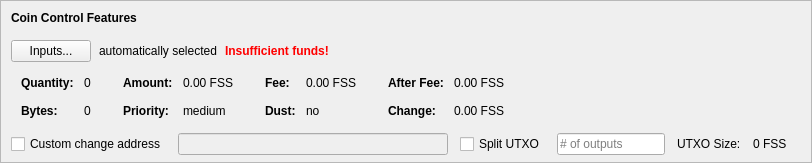
    <widget class="QFrame" name="frameCoinControl">
     <property name="sizePolicy">
      <sizepolicy hsizetype="Expanding" vsizetype="Expanding">
       <horstretch>0</horstretch>
       <verstretch>0</verstretch>
      </sizepolicy>
     </property>
     <property name="maximumSize">
      <size>
       <width>16777215</width>
       <height>16777215</height>
      </size>
     </property>
     <property name="frameShape">
      <enum>QFrame::StyledPanel</enum>
     </property>
     <property name="frameShadow">
      <enum>QFrame::Sunken</enum>
     </property>
     <layout class="QVBoxLayout" name="verticalLayoutCoinControl2">
      <property name="spacing">
       <number>0</number>
      </property>
      <property name="leftMargin">
       <number>0</number>
      </property>
      <property name="topMargin">
       <number>0</number>
      </property>
      <property name="rightMargin">
       <number>0</number>
      </property>
      <property name="bottomMargin">
       <number>6</number>
      </property>
      <item>
       <layout class="QVBoxLayout" name="verticalLayoutCoinControl" stretch="0,0,0,0,1">
        <property name="spacing">
         <number>0</number>
        </property>
        <property name="leftMargin">
         <number>10</number>
        </property>
        <property name="topMargin">
         <number>10</number>
        </property>
        <item>
         <layout class="QHBoxLayout" name="horizontalLayoutCoinControl1">
          <property name="bottomMargin">
           <number>15</number>
          </property>
          <item>
           <widget class="QLabel" name="labelCoinControlFeatures">
            <property name="sizePolicy">
             <sizepolicy hsizetype="Preferred" vsizetype="Maximum">
              <horstretch>0</horstretch>
              <verstretch>0</verstretch>
             </sizepolicy>
            </property>
            <property name="font">
             <font>
              <weight>75</weight>
              <bold>true</bold>
             </font>
            </property>
            <property name="styleSheet">
             <string notr="true">font-weight:bold;</string>
            </property>
            <property name="text">
             <string>Coin Control Features</string>
            </property>
           </widget>
          </item>
         </layout>
        </item>
        <item>
         <layout class="QHBoxLayout" name="horizontalLayoutCoinControl2" stretch="0,0,0,0">
          <property name="spacing">
           <number>8</number>
          </property>
          <property name="bottomMargin">
           <number>10</number>
          </property>
          <item>
           <widget class="QPushButton" name="pushButtonCoinControl">
            <property name="styleSheet">
             <string notr="true"/>
            </property>
            <property name="text">
             <string>Inputs...</string>
            </property>
            <property name="autoDefault">
             <bool>false</bool>
            </property>
           </widget>
          </item>
          <item>
           <widget class="QLabel" name="labelCoinControlAutomaticallySelected">
            <property name="text">
             <string>automatically selected</string>
            </property>
            <property name="margin">
             <number>5</number>
            </property>
           </widget>
          </item>
          <item>
           <widget class="QLabel" name="labelCoinControlInsuffFunds">
            <property name="font">
             <font>
              <weight>75</weight>
              <bold>true</bold>
             </font>
            </property>
            <property name="styleSheet">
             <string notr="true">color:red;font-weight:bold;</string>
            </property>
            <property name="text">
             <string>Insufficient funds!</string>
            </property>
            <property name="margin">
             <number>5</number>
            </property>
           </widget>
          </item>
          <item>
           <spacer name="horizontalSpacerCoinControl">
            <property name="orientation">
             <enum>Qt::Horizontal</enum>
            </property>
            <property name="sizeHint" stdset="0">
             <size>
              <width>40</width>
              <height>1</height>
             </size>
            </property>
           </spacer>
          </item>
         </layout>
        </item>
        <item>
         <widget class="QWidget" name="widgetCoinControl" native="true">
          <property name="sizePolicy">
           <sizepolicy hsizetype="Preferred" vsizetype="Preferred">
            <horstretch>0</horstretch>
            <verstretch>0</verstretch>
           </sizepolicy>
          </property>
          <property name="minimumSize">
           <size>
            <width>0</width>
            <height>0</height>
           </size>
          </property>
          <property name="styleSheet">
           <string notr="true"/>
          </property>
          <layout class="QHBoxLayout" name="horizontalLayoutCoinControl5">
           <property name="leftMargin">
            <number>0</number>
           </property>
           <property name="topMargin">
            <number>0</number>
           </property>
           <property name="rightMargin">
            <number>0</number>
           </property>
           <property name="bottomMargin">
            <number>0</number>
           </property>
           <item>
            <layout class="QHBoxLayout" name="horizontalLayoutCoinControl3" stretch="0,0,0,1">
             <property name="spacing">
              <number>20</number>
             </property>
             <property name="topMargin">
              <number>0</number>
             </property>
             <property name="bottomMargin">
              <number>10</number>
             </property>
             <item>
              <layout class="QFormLayout" name="formLayoutCoinControl1">
               <property name="horizontalSpacing">
                <number>10</number>
               </property>
               <property name="verticalSpacing">
                <number>14</number>
               </property>
               <property name="leftMargin">
                <number>10</number>
               </property>
               <property name="topMargin">
                <number>4</number>
               </property>
               <property name="rightMargin">
                <number>6</number>
               </property>
               <item row="0" column="0">
                <widget class="QLabel" name="labelCoinControlQuantityText">
                 <property name="font">
                  <font>
                   <weight>75</weight>
                   <bold>true</bold>
                  </font>
                 </property>
                 <property name="text">
                  <string>Quantity:</string>
                 </property>
                 <property name="margin">
                  <number>0</number>
                 </property>
                </widget>
               </item>
               <item row="0" column="1">
                <widget class="QLabel" name="labelCoinControlQuantity">
                 <property name="cursor">
                  <cursorShape>IBeamCursor</cursorShape>
                 </property>
                 <property name="contextMenuPolicy">
                  <enum>Qt::ActionsContextMenu</enum>
                 </property>
                 <property name="text">
                  <string notr="true">0</string>
                 </property>
                 <property name="margin">
                  <number>0</number>
                 </property>
                 <property name="textInteractionFlags">
                  <set>Qt::LinksAccessibleByMouse|Qt::TextSelectableByKeyboard|Qt::TextSelectableByMouse</set>
                 </property>
                </widget>
               </item>
               <item row="1" column="0">
                <widget class="QLabel" name="labelCoinControlBytesText">
                 <property name="font">
                  <font>
                   <weight>75</weight>
                   <bold>true</bold>
                  </font>
                 </property>
                 <property name="text">
                  <string>Bytes:</string>
                 </property>
                </widget>
               </item>
               <item row="1" column="1">
                <widget class="QLabel" name="labelCoinControlBytes">
                 <property name="cursor">
                  <cursorShape>IBeamCursor</cursorShape>
                 </property>
                 <property name="contextMenuPolicy">
                  <enum>Qt::ActionsContextMenu</enum>
                 </property>
                 <property name="text">
                  <string notr="true">0</string>
                 </property>
                 <property name="textInteractionFlags">
                  <set>Qt::LinksAccessibleByMouse|Qt::TextSelectableByKeyboard|Qt::TextSelectableByMouse</set>
                 </property>
                </widget>
               </item>
              </layout>
             </item>
             <item>
              <layout class="QFormLayout" name="formLayoutCoinControl2">
               <property name="horizontalSpacing">
                <number>10</number>
               </property>
               <property name="verticalSpacing">
                <number>14</number>
               </property>
               <property name="leftMargin">
                <number>6</number>
               </property>
               <property name="topMargin">
                <number>4</number>
               </property>
               <property name="rightMargin">
                <number>6</number>
               </property>
               <item row="0" column="0">
                <widget class="QLabel" name="labelCoinControlAmountText">
                 <property name="font">
                  <font>
                   <weight>75</weight>
                   <bold>true</bold>
                  </font>
                 </property>
                 <property name="text">
                  <string>Amount:</string>
                 </property>
                 <property name="margin">
                  <number>0</number>
                 </property>
                </widget>
               </item>
               <item row="0" column="1">
                <widget class="QLabel" name="labelCoinControlAmount">
                 <property name="cursor">
                  <cursorShape>IBeamCursor</cursorShape>
                 </property>
                 <property name="contextMenuPolicy">
                  <enum>Qt::ActionsContextMenu</enum>
                 </property>
                 <property name="text">
                  <string notr="true">0.00 FSS</string>
                 </property>
                 <property name="textInteractionFlags">
                  <set>Qt::LinksAccessibleByMouse|Qt::TextSelectableByKeyboard|Qt::TextSelectableByMouse</set>
                 </property>
                </widget>
               </item>
               <item row="1" column="0">
                <widget class="QLabel" name="labelCoinControlPriorityText">
                 <property name="font">
                  <font>
                   <weight>75</weight>
                   <bold>true</bold>
                  </font>
                 </property>
                 <property name="text">
                  <string>Priority:</string>
                 </property>
                </widget>
               </item>
               <item row="1" column="1">
                <widget class="QLabel" name="labelCoinControlPriority">
                 <property name="cursor">
                  <cursorShape>IBeamCursor</cursorShape>
                 </property>
                 <property name="contextMenuPolicy">
                  <enum>Qt::ActionsContextMenu</enum>
                 </property>
                 <property name="text">
                  <string>medium</string>
                 </property>
                 <property name="textInteractionFlags">
                  <set>Qt::LinksAccessibleByMouse|Qt::TextSelectableByKeyboard|Qt::TextSelectableByMouse</set>
                 </property>
                </widget>
               </item>
              </layout>
             </item>
             <item>
              <layout class="QFormLayout" name="formLayoutCoinControl3">
               <property name="horizontalSpacing">
                <number>10</number>
               </property>
               <property name="verticalSpacing">
                <number>14</number>
               </property>
               <property name="leftMargin">
                <number>6</number>
               </property>
               <property name="topMargin">
                <number>4</number>
               </property>
               <property name="rightMargin">
                <number>6</number>
               </property>
               <item row="0" column="0">
                <widget class="QLabel" name="labelCoinControlFeeText">
                 <property name="font">
                  <font>
                   <weight>75</weight>
                   <bold>true</bold>
                  </font>
                 </property>
                 <property name="text">
                  <string>Fee:</string>
                 </property>
                 <property name="margin">
                  <number>0</number>
                 </property>
                </widget>
               </item>
               <item row="0" column="1">
                <widget class="QLabel" name="labelCoinControlFee">
                 <property name="cursor">
                  <cursorShape>IBeamCursor</cursorShape>
                 </property>
                 <property name="contextMenuPolicy">
                  <enum>Qt::ActionsContextMenu</enum>
                 </property>
                 <property name="text">
                  <string notr="true">0.00 FSS</string>
                 </property>
                 <property name="textInteractionFlags">
                  <set>Qt::LinksAccessibleByMouse|Qt::TextSelectableByKeyboard|Qt::TextSelectableByMouse</set>
                 </property>
                </widget>
               </item>
               <item row="1" column="0">
                <widget class="QLabel" name="labelCoinControlLowOutputText">
                 <property name="font">
                  <font>
                   <weight>75</weight>
                   <bold>true</bold>
                  </font>
                 </property>
                 <property name="text">
                  <string>Dust:</string>
                 </property>
                </widget>
               </item>
               <item row="1" column="1">
                <widget class="QLabel" name="labelCoinControlLowOutput">
                 <property name="cursor">
                  <cursorShape>IBeamCursor</cursorShape>
                 </property>
                 <property name="contextMenuPolicy">
                  <enum>Qt::ActionsContextMenu</enum>
                 </property>
                 <property name="text">
                  <string>no</string>
                 </property>
                 <property name="textInteractionFlags">
                  <set>Qt::LinksAccessibleByMouse|Qt::TextSelectableByKeyboard|Qt::TextSelectableByMouse</set>
                 </property>
                </widget>
               </item>
              </layout>
             </item>
             <item>
              <layout class="QFormLayout" name="formLayoutCoinControl4">
               <property name="horizontalSpacing">
                <number>10</number>
               </property>
               <property name="verticalSpacing">
                <number>14</number>
               </property>
               <property name="leftMargin">
                <number>6</number>
               </property>
               <property name="topMargin">
                <number>4</number>
               </property>
               <property name="rightMargin">
                <number>6</number>
               </property>
               <item row="0" column="0">
                <widget class="QLabel" name="labelCoinControlAfterFeeText">
                 <property name="font">
                  <font>
                   <weight>75</weight>
                   <bold>true</bold>
                  </font>
                 </property>
                 <property name="text">
                  <string>After Fee:</string>
                 </property>
                 <property name="margin">
                  <number>0</number>
                 </property>
                </widget>
               </item>
               <item row="0" column="1">
                <widget class="QLabel" name="labelCoinControlAfterFee">
                 <property name="cursor">
                  <cursorShape>IBeamCursor</cursorShape>
                 </property>
                 <property name="contextMenuPolicy">
                  <enum>Qt::ActionsContextMenu</enum>
                 </property>
                 <property name="text">
                  <string notr="true">0.00 FSS</string>
                 </property>
                 <property name="textInteractionFlags">
                  <set>Qt::LinksAccessibleByMouse|Qt::TextSelectableByKeyboard|Qt::TextSelectableByMouse</set>
                 </property>
                </widget>
               </item>
               <item row="1" column="0">
                <widget class="QLabel" name="labelCoinControlChangeText">
                 <property name="font">
                  <font>
                   <weight>75</weight>
                   <bold>true</bold>
                  </font>
                 </property>
                 <property name="text">
                  <string>Change:</string>
                 </property>
                </widget>
               </item>
               <item row="1" column="1">
                <widget class="QLabel" name="labelCoinControlChange">
                 <property name="cursor">
                  <cursorShape>IBeamCursor</cursorShape>
                 </property>
                 <property name="contextMenuPolicy">
                  <enum>Qt::ActionsContextMenu</enum>
                 </property>
                 <property name="text">
                  <string notr="true">0.00 FSS</string>
                 </property>
                 <property name="textInteractionFlags">
                  <set>Qt::LinksAccessibleByMouse|Qt::TextSelectableByKeyboard|Qt::TextSelectableByMouse</set>
                 </property>
                </widget>
               </item>
              </layout>
             </item>
            </layout>
           </item>
          </layout>
         </widget>
        </item>
        <item>
         <layout class="QHBoxLayout" name="horizontalLayoutCoinControl4" stretch="0,0,0,0,0,0,0">
          <property name="spacing">
           <number>12</number>
          </property>
          <property name="sizeConstraint">
           <enum>QLayout::SetDefaultConstraint</enum>
          </property>
          <property name="topMargin">
           <number>5</number>
          </property>
          <property name="rightMargin">
           <number>5</number>
          </property>
          <item>
           <widget class="QCheckBox" name="checkBoxCoinControlChange">
            <property name="toolTip">
             <string>If this is activated, but the change address is empty or invalid, change will be sent to a newly generated address.</string>
            </property>
            <property name="text">
             <string>Custom change address</string>
            </property>
           </widget>
          </item>
          <item>
           <widget class="QValidatedLineEdit" name="lineEditCoinControlChange">
            <property name="enabled">
             <bool>false</bool>
            </property>
            <property name="sizePolicy">
             <sizepolicy hsizetype="Expanding" vsizetype="Fixed">
              <horstretch>0</horstretch>
              <verstretch>0</verstretch>
             </sizepolicy>
            </property>
           </widget>
          </item>
          <item>
           <widget class="QCheckBox" name="splitBlockCheckBox">
            <property name="text">
             <string>Split UTXO</string>
            </property>
           </widget>
          </item>
          <item>
           <widget class="QLineEdit" name="splitBlockLineEdit">
            <property name="sizePolicy">
             <sizepolicy hsizetype="Fixed" vsizetype="Fixed">
              <horstretch>50</horstretch>
              <verstretch>0</verstretch>
             </sizepolicy>
            </property>
            <property name="placeholderText">
             <string># of outputs</string>
            </property>
           </widget>
          </item>
          <item>
           <widget class="QLabel" name="labelBlockSizeText">
            <property name="text">
             <string>UTXO Size:</string>
            </property>
           </widget>
          </item>
          <item>
           <widget class="QLabel" name="labelBlockSize">
            <property name="text">
             <string>0 FSS</string>
            </property>
           </widget>
          </item>
          <item>
           <widget class="QLabel" name="labelCoinControlChangeLabel">
            <property name="sizePolicy">
             <sizepolicy hsizetype="Preferred" vsizetype="Expanding">
              <horstretch>0</horstretch>
              <verstretch>0</verstretch>
             </sizepolicy>
            </property>
            <property name="minimumSize">
             <size>
              <width>0</width>
              <height>0</height>
             </size>
            </property>
            <property name="text">
             <string/>
            </property>
            <property name="margin">
             <number>3</number>
            </property>
           </widget>
          </item>
         </layout>
        </item>
        <item>
         <spacer name="verticalSpacerCoinControl">
          <property name="orientation">
           <enum>Qt::Vertical</enum>
          </property>
          <property name="sizeHint" stdset="0">
           <size>
            <width>800</width>
            <height>1</height>
           </size>
          </property>
         </spacer>
        </item>
       </layout>
      </item>
     </layout>
    </widget>
